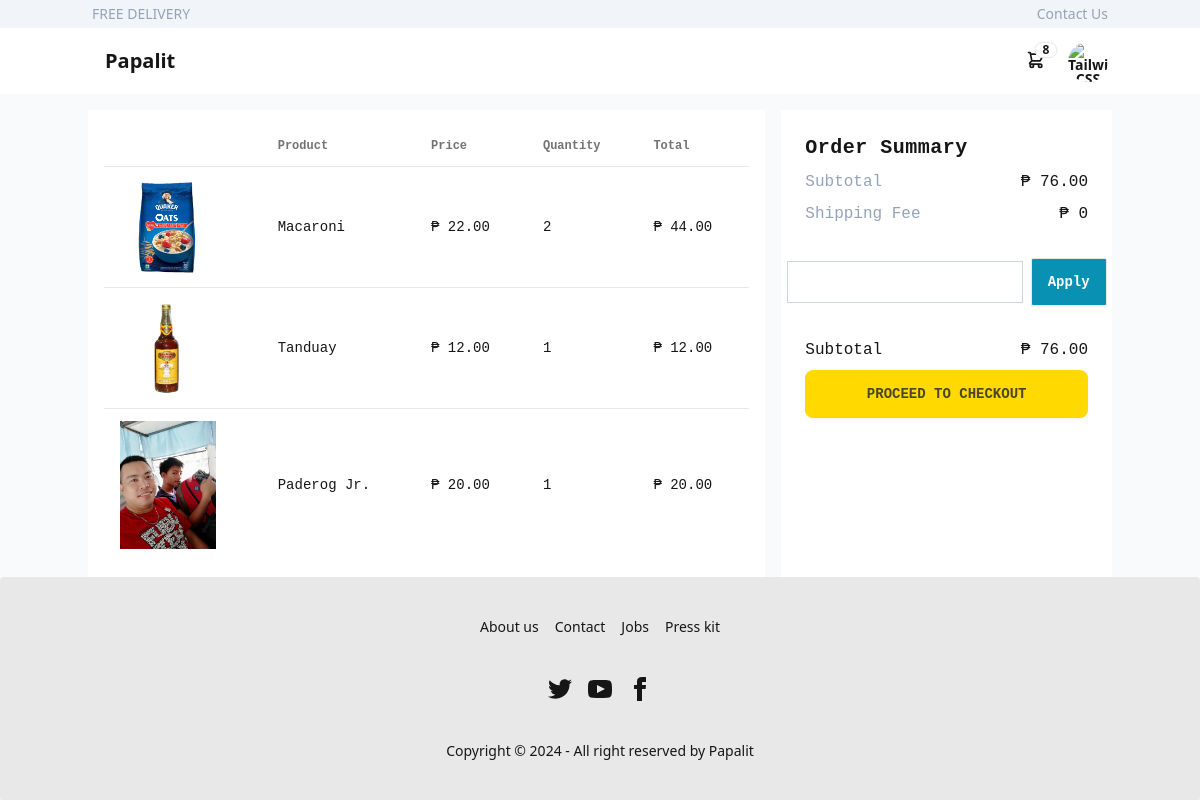
The app's page /cart/ (signed in) with its own data.
### products/models.py (models this page shows, shortened)
class OrderItem(models.Model):
    product = models.ForeignKey(Product, on_delete=models.SET_NULL, null=True)
    order = models.ForeignKey(Order, on_delete=models.SET_NULL, null=True)
    quantity = models.IntegerField(default=0, null=True, blank=True)
    date_added = models.DateTimeField(auto_now_add=True)
    @property
    def get_total(self):
        total = self.product.price * self.quantity # type: ignore
        return total

class Product(models.Model):
    name = models.CharField(max_length=200, null=True, blank=True)
    price = models.DecimalField(null=True, blank=True, decimal_places=2, max_digits=6)
    id = models.UUIDField(default=uuid.uuid4, unique=True, primary_key=True, editable=False)
    category = models.ForeignKey(Category, on_delete=models.CASCADE, null=True, blank=True)
    image = models.ImageField(null=True, blank=True, default='default.jpg')
    is_sale = models.BooleanField(default=False)
    sale_price = models.DecimalField(null=True, blank=True, decimal_places=2, max_digits=6)

### products/views.py (the view)
# urls.py: path('cart/',views.showCart, name= 'cart'), # type: ignore
def showCart(request):
    user = request.user
    try:
        order = Order.objects.get(customer =user,complete=False)
        orderItem = order.orderitem_set.all() # type: ignore
        context = {'orderItem':orderItem,'total':order.get_cart_total}
    except Order.DoesNotExist:
        context={}
    return render(request,'products/cart.html',context)

### products/models.py (called while the page is built)
    @property
    def get_cart_total(self):
        orderitems = self.orderitem_set.all() # type: ignore
        total = sum([item.get_total for item in orderitems])
        return total

### products/templates/products/cart.html (shortened to what this page needs)
{%extends 'base.html'%} {%block content%}
<div class="container mx-auto mt-4 font-mono">
  <div class="grid gap-4 grid-cols-6">
    <div class="col-span-4 h-fit p-4 divide-y-2 bg-white">
      <div class="overflow-x-auto">
        <table class="table">
          <thead>
            <tr>
              <th></th>
              <th>Product</th>
              <th>Price</th>
              <th>Quantity</th>
              <th>Total</th>
            </tr>
          </thead>
          <tbody class="font-mono">
            {%for item in orderItem%}
            <tr>
              <th>
                <img
                  src="{{item.product.image.url}}"
                  class="w-24"
                  alt=""
                  srcset=""
                />
              </th>
              <td>{{item.product.name.title}}</td>
              <td>&#8369; {{item.product.price}}</td>
              <td>{{item.quantity}}</td>
              <td>&#8369; {{item.get_total}}</td>
            </tr>
            {%endfor%}
          </tbody>
        </table>
      </div>
    </div>
    <div class="bg-white col-span-2 p-6 space-y-4">
      <div class="space-y-2">
        <h1 class="font-bold tracking-wide text-xl">Order Summary</h1>
        <div class="flex justify-between">
          <p class="text-slate-400">Subtotal</p>
          <p>&#8369; {{total}}</p>
        </div>
        <div class="flex justify-between">
          <p class="text-slate-400">Shipping Fee</p>
          <p>&#8369; 0</p>
        </div>
        <div class="flex justify-center items-center space-x-2 p-6">
          <input
            type="text"
            class="outline-none border-spacing-1 border-slate-300"
          />
          <button class="btn bg-cyan-600 rounded-sm text-white">Apply</button>
        </div>
        <div class="flex justify-between">
          <p>Subtotal</p>
          <p>&#8369; {{total}}</p>
        </div>
        <div class="items-center justify-center flex">
          <a href="{%url 'confirmPage'%}" class="btn btn-primary w-full"
            >PROCEED TO CHECKOUT</a
          >
        </div>
      </div>
    </div>
  </div>
</div>
{%endblock%}

### records on screen
OrderItem: product.image (picture), product.name "Macaroni", product.price "22.00", quantity "2", get_total "44.00"
OrderItem: product.image (picture), product.name "Tanduay", product.price "12.00", quantity "1", get_total "12.00"
OrderItem: product.image (picture), product.name "Paderog Jr.", product.price "20.00", quantity "1", get_total "20.00"

### other values on screen
{{ total }} "76.00"
